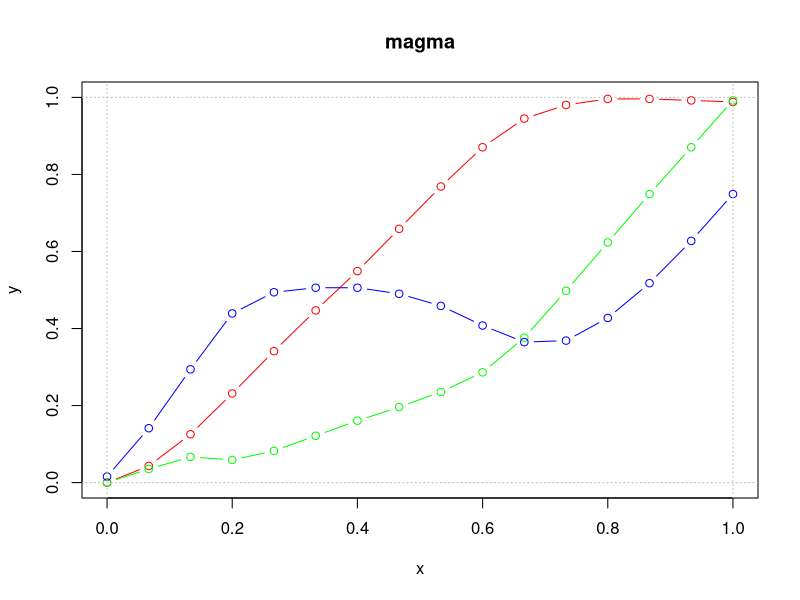
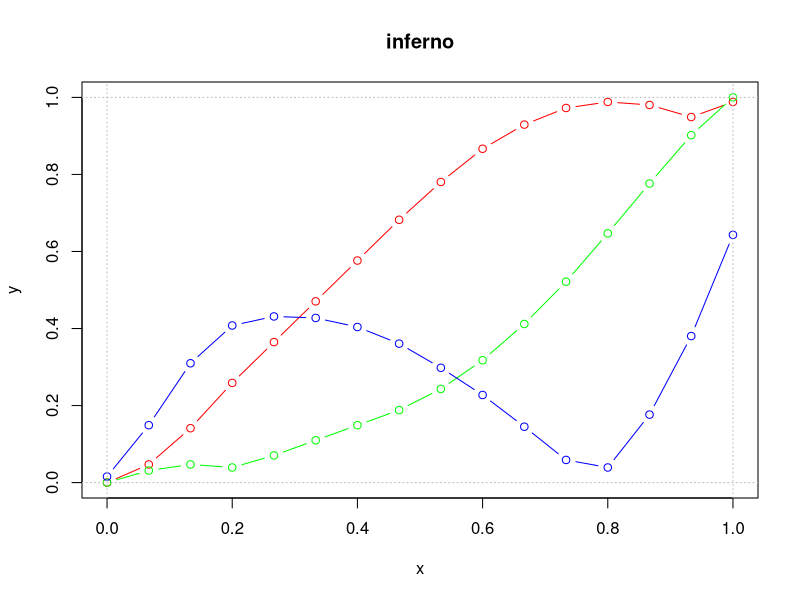
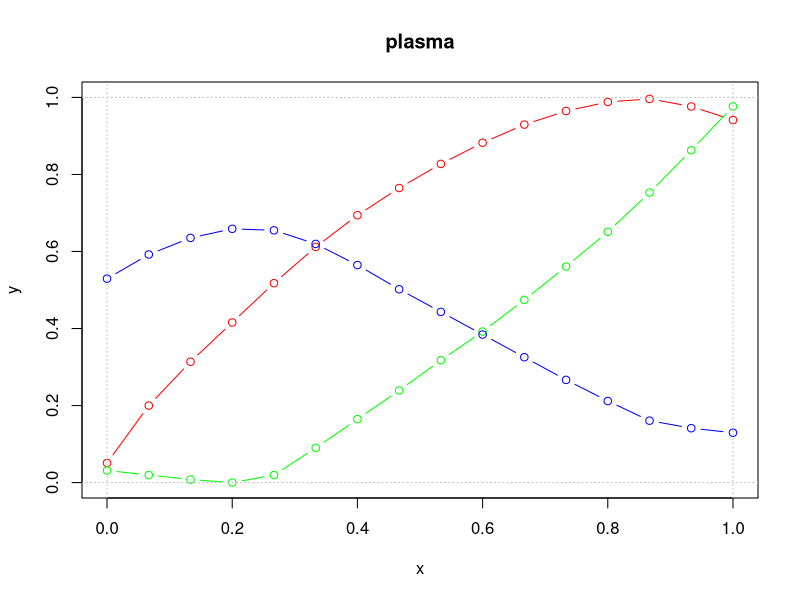
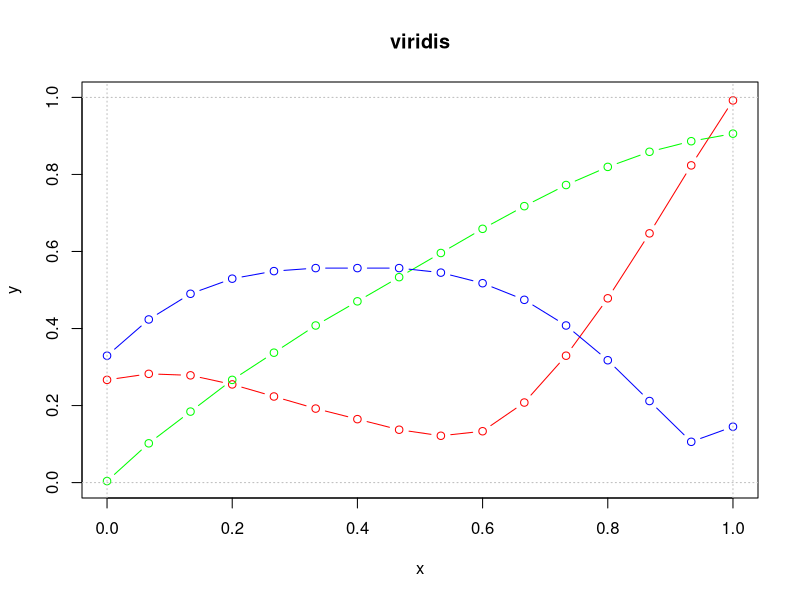
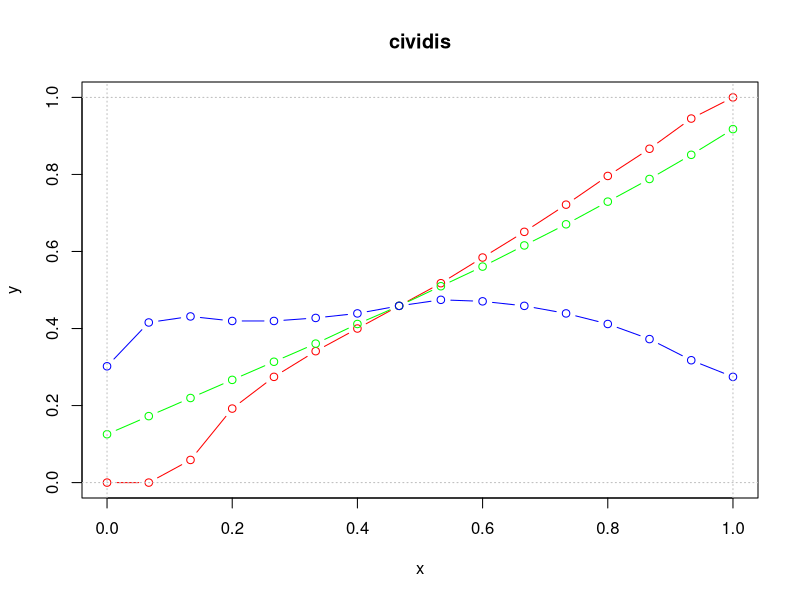
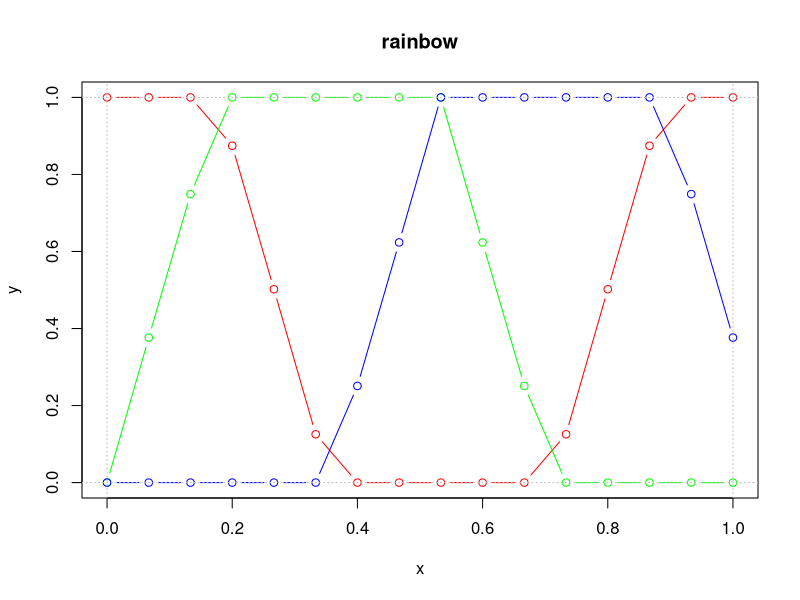
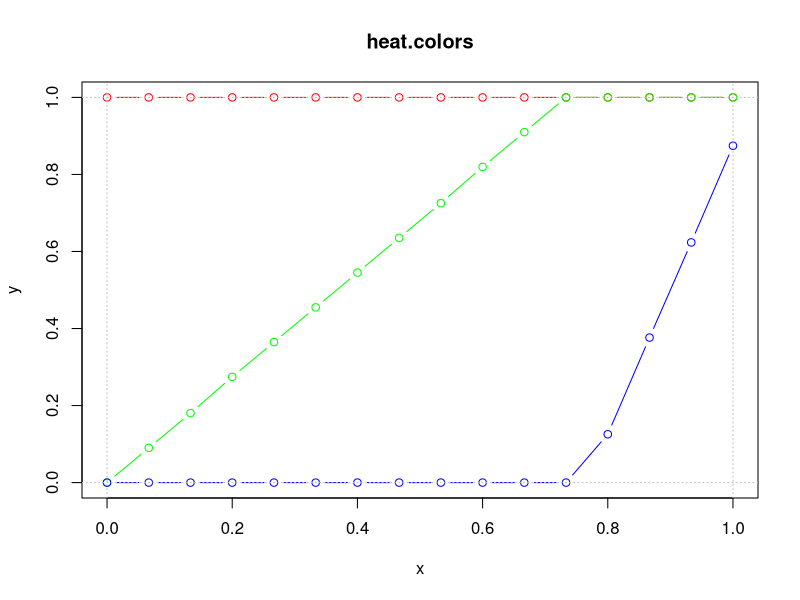
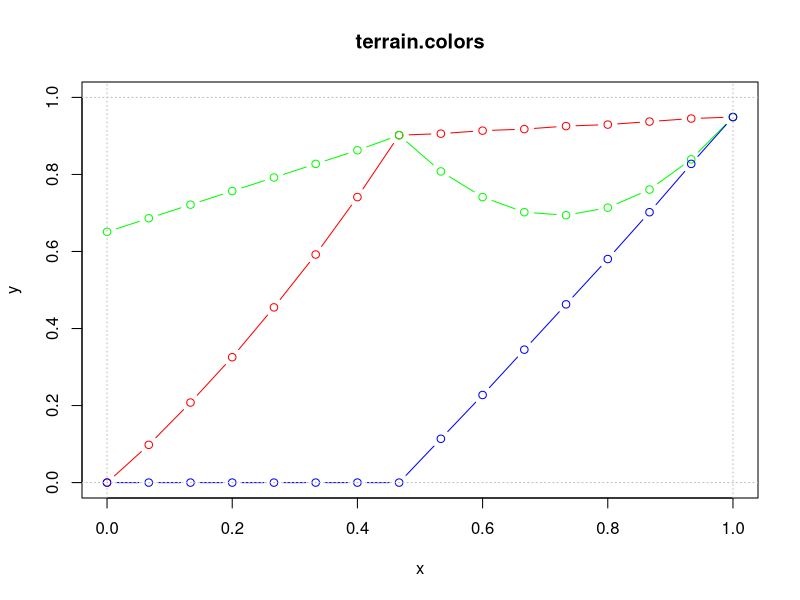

The R script that drew these images, in order:
# Photoshop curves for viridis and R built-in colourmaps
# www.overfitting.net
# https://www.overfitting.net/2021/01/mapas-de-color-viridis-en-photoshop.html

library(png)
library(viridis)


# Auxiliary write binary functions
escribir_bin=function(valor, fichero) {
    writeBin(0L, fichero, size=1)
    writeBin(as.integer(round(valor)), fichero, size=1)
}

escribir_point=function(x, y, fichero) {
    writeBin(0L, fichero, size=1)
    writeBin(as.integer(round(y)), fichero, size=1)
    writeBin(0L, fichero, size=1)
    writeBin(as.integer(round(x)), fichero, size=1)
}


# Viridis colourmap library:
# https://cran.r-project.org/web/packages/viridis/vignettes/intro-to-viridis.html
# plus standard built-in R colourmaps
cmname=c("magma", "inferno", "plasma", "viridis", "cividis",
         "rainbow", "heat.colors", "terrain.colors", "topo.colors", "cm.colors")
NCOLMAPS=length(cmname)
cmfun=list()  # list containing the functions to build the colourmaps
for (i in 1:NCOLMAPS) cmfun[[i]]=get(cmname[i])

NCOL=16  # max number of points allowed by Photoshop in a curve
colourmap=array(0,c(NCOL,3))
for (i in 1:NCOLMAPS) {  # loop through all colourmaps
    
    # Obtain colours in hex and convert to int
    colourmap=t(col2rgb(cmfun[[i]](NCOL)))
    
    # Another way to obtain the colourmap RGB values
    # colour=cmfun[[i]](NCOL)
    # for (j in 1:3) {
    #     colourmap[,j]=strtoi(paste0("0x",substr(colour,start=j*2,stop=j*2+1)))
    #  }
    
    # Output RGB curves
    png(paste0(cmname[i],'.png'))
    x=seq(from=0, to=1, length.out=NCOL)
    plot(x, colourmap[,1]/255, type='b', col='red',
         main=cmname[i], ylab='y', xlim=c(0,1), ylim=c(0,1))
    lines(x, colourmap[,2]/255, type='b', col='green')
    lines(x, colourmap[,3]/255, type='b', col='blue')
    abline(h=c(0,1), v=c(0,1), col='gray', lty='dotted')
    dev.off()
    
    
    # Write values in ACV curves:
    # https://www.adobe.com/devnet-apps/photoshop/fileformatashtml/#50577411_pgfId-1056330
    # Count of points in the curve (short integer from 2...19) -> NO 19 SINO 16
    # Curve points. Each curve point is a pair of short integers
    # where the first number is the output value (vertical coordinate on
    # the Curves dialog graph) and the second is the input value.
    # All coordinates have range 0 to 255

    # Build ACV file
    acv=file(paste0(cmname[i],'.acv'), 'wb')
    
    # Write header
    ACVVERSION=4  # version 4 = count of curves in the file
    NCURVES=4  # count of curves in the file: RGB, R, G and B
    escribir_bin(ACVVERSION, acv)  # ACV version
    escribir_bin(NCURVES, acv)  # count of curves
    
    # RGB curve (NULL)
    escribir_bin(2, acv)  # 2 points in curve
    escribir_point(0, 0, acv)  # (0,0)
    escribir_point(255, 255, acv)  # (255,255)
    
    # R, G and B curves
    for (curve in 1:3) {
        escribir_bin(NCOL, acv)  # NCOL points in curve
        for (j in 1:NCOL) {
            escribir_point(round(255/(NCOL-1)*(j-1)), colourmap[j,curve], acv)
        }
    }
    
    close(acv)
}
